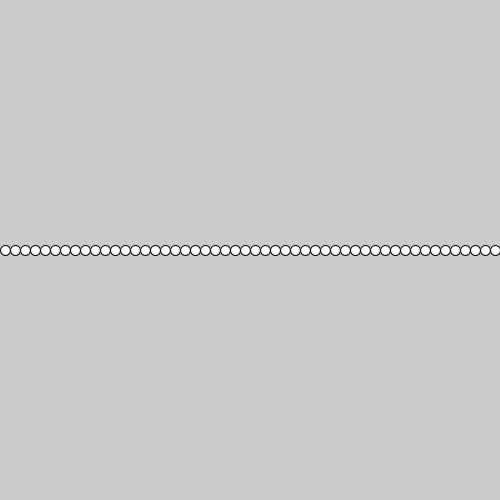
Frame 1 (no input)
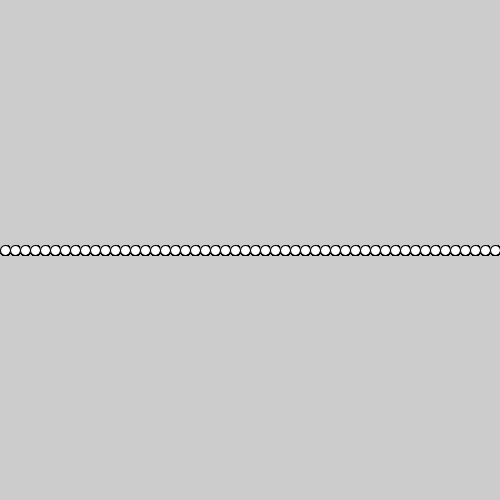
Frame 60 (the mouse pressed at the canvas centre just before this capture)
Frame 120 (the mouse held since frame 60 and released just before this capture): identical to frame 60, image omitted

The Processing sketch that drew these frames (run headless with seeded random() and noise(); from frame 60 on, the mouse is pressed at the canvas centre):

// Processing sketch: midterm4_practice
// ── midterm4_practice.pde
//this sketch should have 10 ellipses spaced evenly across the screen 
//each ellipse should change the background color when it's pressed 

//right now the ellipses are all stacked on top of each other and the last ellipse is drawn
int size = 10; 
int num; 
int xPos[]; 

color bgColor[]; 

void setup(){
  size(500, 500); 
  num = width/size; 
  xPos = new int[num]; 
  bgColor = new int[num]; 
  
  for(int i = 0; i<num; i++){
    xPos[i] = i * size + size/2; 
    bgColor[i] = color(random(0,255), random(0, 255), random(0, 255)); 
  }
}

void draw(){
  if (mousePressed) {
    for(int i = 0; i<num; i++){
      if (dist(mouseX, mouseY, xPos[i], height/2) < size / 2) {
        background(bgColor[i]);
        break;
      }
    }
  }
  
  for(int i = 0; i<num; i++){
    ellipse(xPos[i], height/2, size, size); 
  }
  
}
